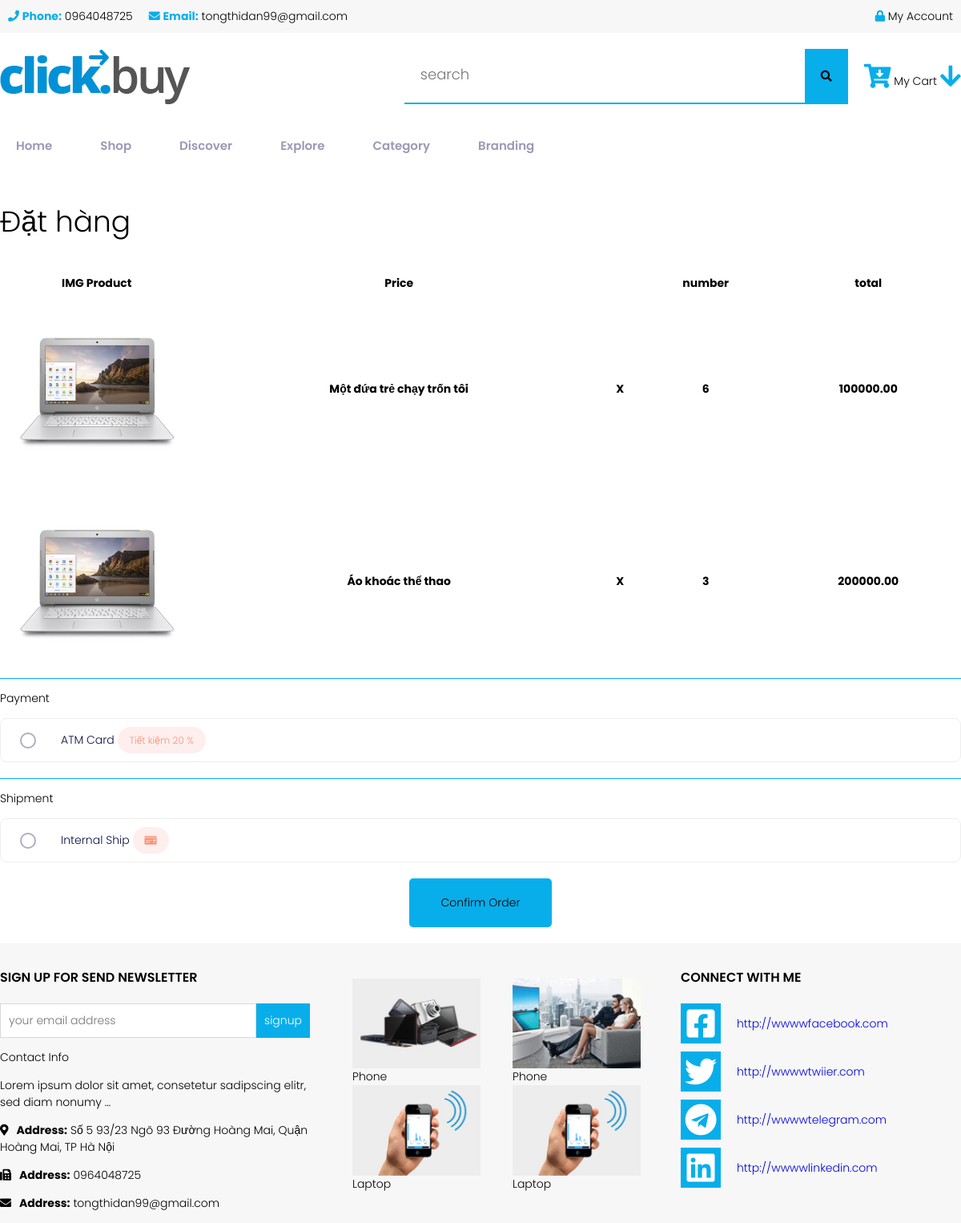
The app's page /payment/ (signed in) with its own data.
### purchase/models.py (models this page shows, shortened)
class Cart_Item(models.Model):
        STATUSOrder = (
        ('True', 'active'),
        ('False', 'inactive'),
        )
        cart = models.ForeignKey(Cart, on_delete=models.CASCADE)
        items = models.ForeignKey(Item, on_delete=models.CASCADE)
        numberItem = models.IntegerField()
        status=models.BooleanField(choices=STATUSOrder)

class Payment(models.Model):
    TYPEPAYMENT =(
        ('1','ATM Card'),
        ('2', 'Wallet'),
        ('3', 'Cash')
    )
    typePayment = models.CharField(max_length=100, choices=TYPEPAYMENT)
    ammount = models.FloatField()

class Shippment(models.Model):
    TYPESHIP = (
        ('True','Internal Ship'),
        ('False','Global Ship')
    )
    STATUSSHIP = (
        ('1','Chưa giao'),
        ('2','Đang giao')
    )
    dateShip = models.DateTimeField(auto_now=True)
    timeDelivery = models.CharField(max_length=100)
    costShippment = models.FloatField()
    typeShippment = models.CharField(max_length=100,choices= TYPESHIP)
    statusShipping = models.CharField(max_length= 100, choices= STATUSSHIP)

### Item/models.py (models this page shows, shortened)
class Item(models.Model):
    product = models.OneToOneField(Product, on_delete=models.CASCADE)
    priceSale =models.DecimalField(max_digits=12, decimal_places=2)
    saleOff = models.FloatField()
    numberItem = models.IntegerField()

### Product/models.py (models this page shows, shortened)
class Product( models.Model):
    TYPE = (
        ('1', 'Book'),
        ('2', 'Clothes'),
        ('3', 'Electronic')
    )
    typeProduct = models.CharField(max_length=10, choices= TYPE)
    nameProduct = models.CharField(max_length=255)
    picture = models.ImageField(blank=True, upload_to='images/')
    description = models.TextField(max_length= 255)
    priceInput = models.DecimalField(max_digits=12, decimal_places=2)
    numberProduct = models.IntegerField(default=0)

### home/views.py (the view, shortened to what this page needs)
# urls.py: path('payment/',views.payment, name = 'order'),
def payment(request):
    user = request.user
    carts = Cart.objects.get(customer=user.id)
    cartItems = Cart_Item.objects.filter(cart_id = carts.id, status= True)
    payments=Payment.objects.all()
    shipments=Shippment.objects.all()
    context={
        "cartItems":cartItems,
        'payments':payments,
        'shipments':shipments
    }
    return render(request, 'payment.html',context)

### templates/payment.html (shortened to what this page needs)
{% load static %}
<!DOCTYPE html>
<html lang="en">
<head>
    <link rel="stylesheet" href="{% static 'css/index1.css' %} " />
    <link rel="stylesheet" href="{% static 'css/cart.css' %} "/>
    <link rel="stylesheet" href="{% static 'css/shop.css' %} " />
    <link rel="stylesheet" href="{% static 'css/productdetail.css' %} " />
    <link rel="stylesheet" href="{% static 'css/share.css' %} " />
    <link rel="stylesheet" href="https://cdnjs.cloudflare.com/ajax/libs/font-awesome/5.14.0/css/all.min.css" />
    <link rel="stylesheet" href="https://pro.fontawesome.com/releases/v5.10.0/css/all.css"
 crossOrigin="anonymous" />
</head>
<body>
    <div class="header dp-flex">
        <div class="container">
            <div class="header1 dp-flex">
                <div class="header1__phone">
                    <p>
                        <i class="fas fa-phone text-prime"></i>
                        <strong class="text-prime">Phone:</strong>
                        0964048725
                    </p>
                </div>
                <div class="header1__email">
                    <p>
                        <i class="fas fa-envelope text-prime"></i>
                        <strong class="text-prime">Email:</strong>
                        tongthidan99@gmail.com
                    </p>
                </div>
                <div class="myAcocunt m-l">
                    <p>
                        <i class="fas fa-lock text-prime"></i>
                        My Account
                    </p>
                </div>
            </div>
        </div>
    </div>
    <div class="header2">
        <div class="container dp-flex">
            <div class="header2__logo">
                <img src="../static/img/fronteend/logo.png" alt="" />
            </div>
            <div class="header2__sreach m-l dp-flex">
                <input type="search" name="sreach" id="ok" placeholder="search" />
                <button type="submit"><i class="fas fa-search"></i></button>
            </div>
            <div class="header__cart">
                <button>
                    <i class="fas fa-cart-arrow-down"></i>
                    <span>My Cart</span>
                    <i class="fas fa-arrow-down"></i>
                </button>
            </div>
        </div>
    </div>
    <div class="header3">
        <div class="container">
            <nav class="nav">
                <ul class="menu menu__list">
                    <li class="menu-item">
                        <a href="#" class="menu-link"> Home </a>
                    </li>
                    <li class="menu-item has-child">
                        <a href="#" class="menu-link">
                            Shop
                        </a>
                    </li>
                    <li class="menu-item">
                        <a href="#" class="menu-link"> Discover </a>
                    </li>
                    <li class="menu-item">
                        <a href="#" class="menu-link"> Explore </a>
                    </li>
                    <li class="menu-item">
                        <a href="#" class="menu-link"> Category </a>
                    </li>
                    <li class="menu-item">
                        <a href="#" class="menu-link"> Branding </a>
                    </li>
                </ul>
            </nav>
        </div>
    </div>
    <section>
        <div class="cart__detail--wapper">
            <div class="container">
                <div class="cart__detail--content">
                    <div class="cart__detail--header">
                        <p>Đặt hàng</p>
                    </div>
                    <div class="payment__product--info">
                        <table style="width: 100%;">
                            <thead>
                                <tr>
                                    <th style="width: 20%;">IMG Product</th>
                                    <th>Price</th>
                                    <th></th>
                                    <th>number</th>
                                    <th>total</th>
                                </tr>
                            </thead>
                            <tbody>
                            {% for i in cartItems %}
                                <tr>
                                    <th><img src="../static/img/fronteend/newproduct/15.jpg" alt=""></th>
                                    <th>{{ i.items.product.nameProduct }}</th>
                                    <th>X</th>
                                    <th><span>{{ i.numberItem }}</span></th>
                                    <th><Span>{{ i.items.priceSale }}</Span></th>
                                </tr>
                            {% endfor %}
                            </tbody>
                        </table>
                    </div>
                <form action="{% url 'order' %}" method="POST">
                    <div class="cart__detail--info">
                        <p>Payment</p>
                        <div class="productdetail_detail-ship">
                            {% for i in payments %}
                            <div class="pricing">
                                <label for="save2" class="pricing-check"></label>
                                <div class="pricing-content">
                                    <div class="pricing-info">
                                      {{ i.typePayment }}
                                        <span class="pricing-saving">Tiết kiệm 20 %</span>
                                    </div>
                                </div>
                            </div>
                            {% endfor %}
                        </div>
                    </div>
                    <div class="cart__detail--info">
                        <p>Shipment</p>
                        <div class="productdetail_detail-ship">
                            {% for i in shipments %}
                            <div class="pricing">
                                <label for="save" class="pricing-check"></label>
                                <div class="pricing-content">
                                    <div class="pricing-info">
                                       {{ i.typeShippment }}
                                        <span class="pricing-saving"><i class="fa fa-money-check"></i></span>
                                    </div>
                                </div>
                            </div>
                            {% endfor %}
                        </div>
                    </div>
                    <div class="payment__detail--button dp-flex">
                        <button type="submit" class="m-auto">Confirm Order</button>
                    </div>
                </form>
                </div>
            </div>
        </div>
    </section>
    <section>
        <div class="home__footer">
            <div class="container">
                <div class="row">
                    <div class="col-4">
                        <div class="footer_signup">
                            <div class="footer__signup--title">
                                Sign Up For Send Newsletter
                            </div>
                            <div class="footer__signup--form dp-flex">
                                <input type="email" placeholder="your email address">
                                <input type="button" value="signup" class="active">
                            </div>
                        </div>
                        <div class="footer__contact">
                            <div class="foter__contact--title">
                                <p> Contact Info</p>
                            </div>
                            <div class="footer__contact--dess">
                                <p>Lorem ipsum dolor sit amet, consetetur sadipscing elitr, sed diam nonumy …</p>
                            </div>
                            <div class="footer_contact--address">
                                <p><i class="fa fa-map-marker-alt"></i><strong>Address:</strong>
                                   Số 5 93/23 Ngõ 93 Đường Hoàng Mai, Quận Hoàng Mai, TP Hà Nội
                                </p>
                            </div>
                            <div class="footer__contact--phone">
                                <p><i class="fa fa-fax"></i><strong>Address:</strong>
                                    0964048725
                                </p>
                            </div>
                            <div class="footer__contact--email">
                                <p><i class="fa fa-envelope"></i><strong>Address:</strong>
                                   tongthidan99@gmail.com
                                </p>
                            </div>
                        </div>
                    </div>
                    <div class="col-2">
                        <div class="footer__category">
                            <ul>
                                <li><img src="../static/img/fronteend/category/ca1.jpg">Phone</li>
                                <li><img src="../static/img/fronteend/category/ca2.jpg">Laptop</li>
                            </ul>
                        </div>
                    </div>
                    <div class="col-2">
                        <div class="footer__category">
                            <ul>
                                <li><img src="../static/img/fronteend/category/ca6.jpg">Phone</li>
                                <li><img src="../static/img/fronteend/category/ca2.jpg">Laptop</li>
                            </ul>
                        </div>
                    </div>
                    <div class="col-4">
                        <div class="footer__connect">
                            <div class="footer__connect--title">
                                Connect with me
                            </div>
                            <div class="footer__connect--button dp-flex">
                                <i class="fab fa-facebook-square"></i><a href="#">http://wwwwfacebook.com</a>
                            </div>
                            <div class="footer__connect--button dp-flex">
                                <i class="fab fa-twitter"></i><a href="#">http://wwwwtwiier.com</a>
                            </div>
                            <div class="footer__connect--button dp-flex">
                                <i class="fab fa-telegram"></i><a href="#">http://wwwwtelegram.com</a>
                            </div>
                            <div class="footer__connect--button dp-flex">
                                <i class="fab fa-linkedin"></i><a href="#">http://wwwwlinkedin.com</a>
                            </div>
                        </div>
                    </div>
                </div>
            </div>
        </div>
    </section>
</body>
</html>

### records on screen
Cart_Item: items.product.nameProduct "Một đứa trẻ chạy trốn tôi", numberItem "6", items.priceSale "100000.00"
Cart_Item: items.product.nameProduct "Áo khoác thể thao", numberItem "3", items.priceSale "200000.00"
Payment: typePayment "ATM Card"
Shippment: typeShippment "Internal Ship"
